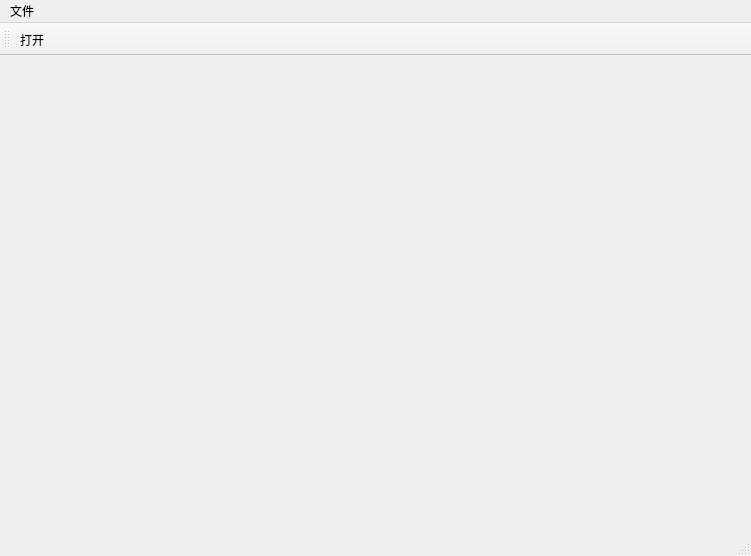
<?xml version="1.0" encoding="UTF-8"?>
<ui version="4.0">
 <class>MainWindow</class>
 <widget class="QMainWindow" name="MainWindow">
  <property name="geometry">
   <rect>
    <x>0</x>
    <y>0</y>
    <width>751</width>
    <height>556</height>
   </rect>
  </property>
  <property name="windowTitle">
   <string>MainWindow</string>
  </property>
  <widget class="QWidget" name="centralWidget"/>
  <widget class="QMenuBar" name="menuBar">
   <property name="geometry">
    <rect>
     <x>0</x>
     <y>0</y>
     <width>751</width>
     <height>26</height>
    </rect>
   </property>
   <widget class="QMenu" name="menu">
    <property name="title">
     <string>文件</string>
    </property>
    <addaction name="actionnew"/>
   </widget>
   <addaction name="menu"/>
  </widget>
  <widget class="QToolBar" name="mainToolBar">
   <attribute name="toolBarArea">
    <enum>TopToolBarArea</enum>
   </attribute>
   <attribute name="toolBarBreak">
    <bool>false</bool>
   </attribute>
   <addaction name="actionnew"/>
  </widget>
  <widget class="QStatusBar" name="statusBar"/>
  <action name="actionnew">
   <property name="text">
    <string>打开</string>
   </property>
  </action>
 </widget>
 <layoutdefault spacing="6" margin="11"/>
 <resources/>
 <connections/>
</ui>
